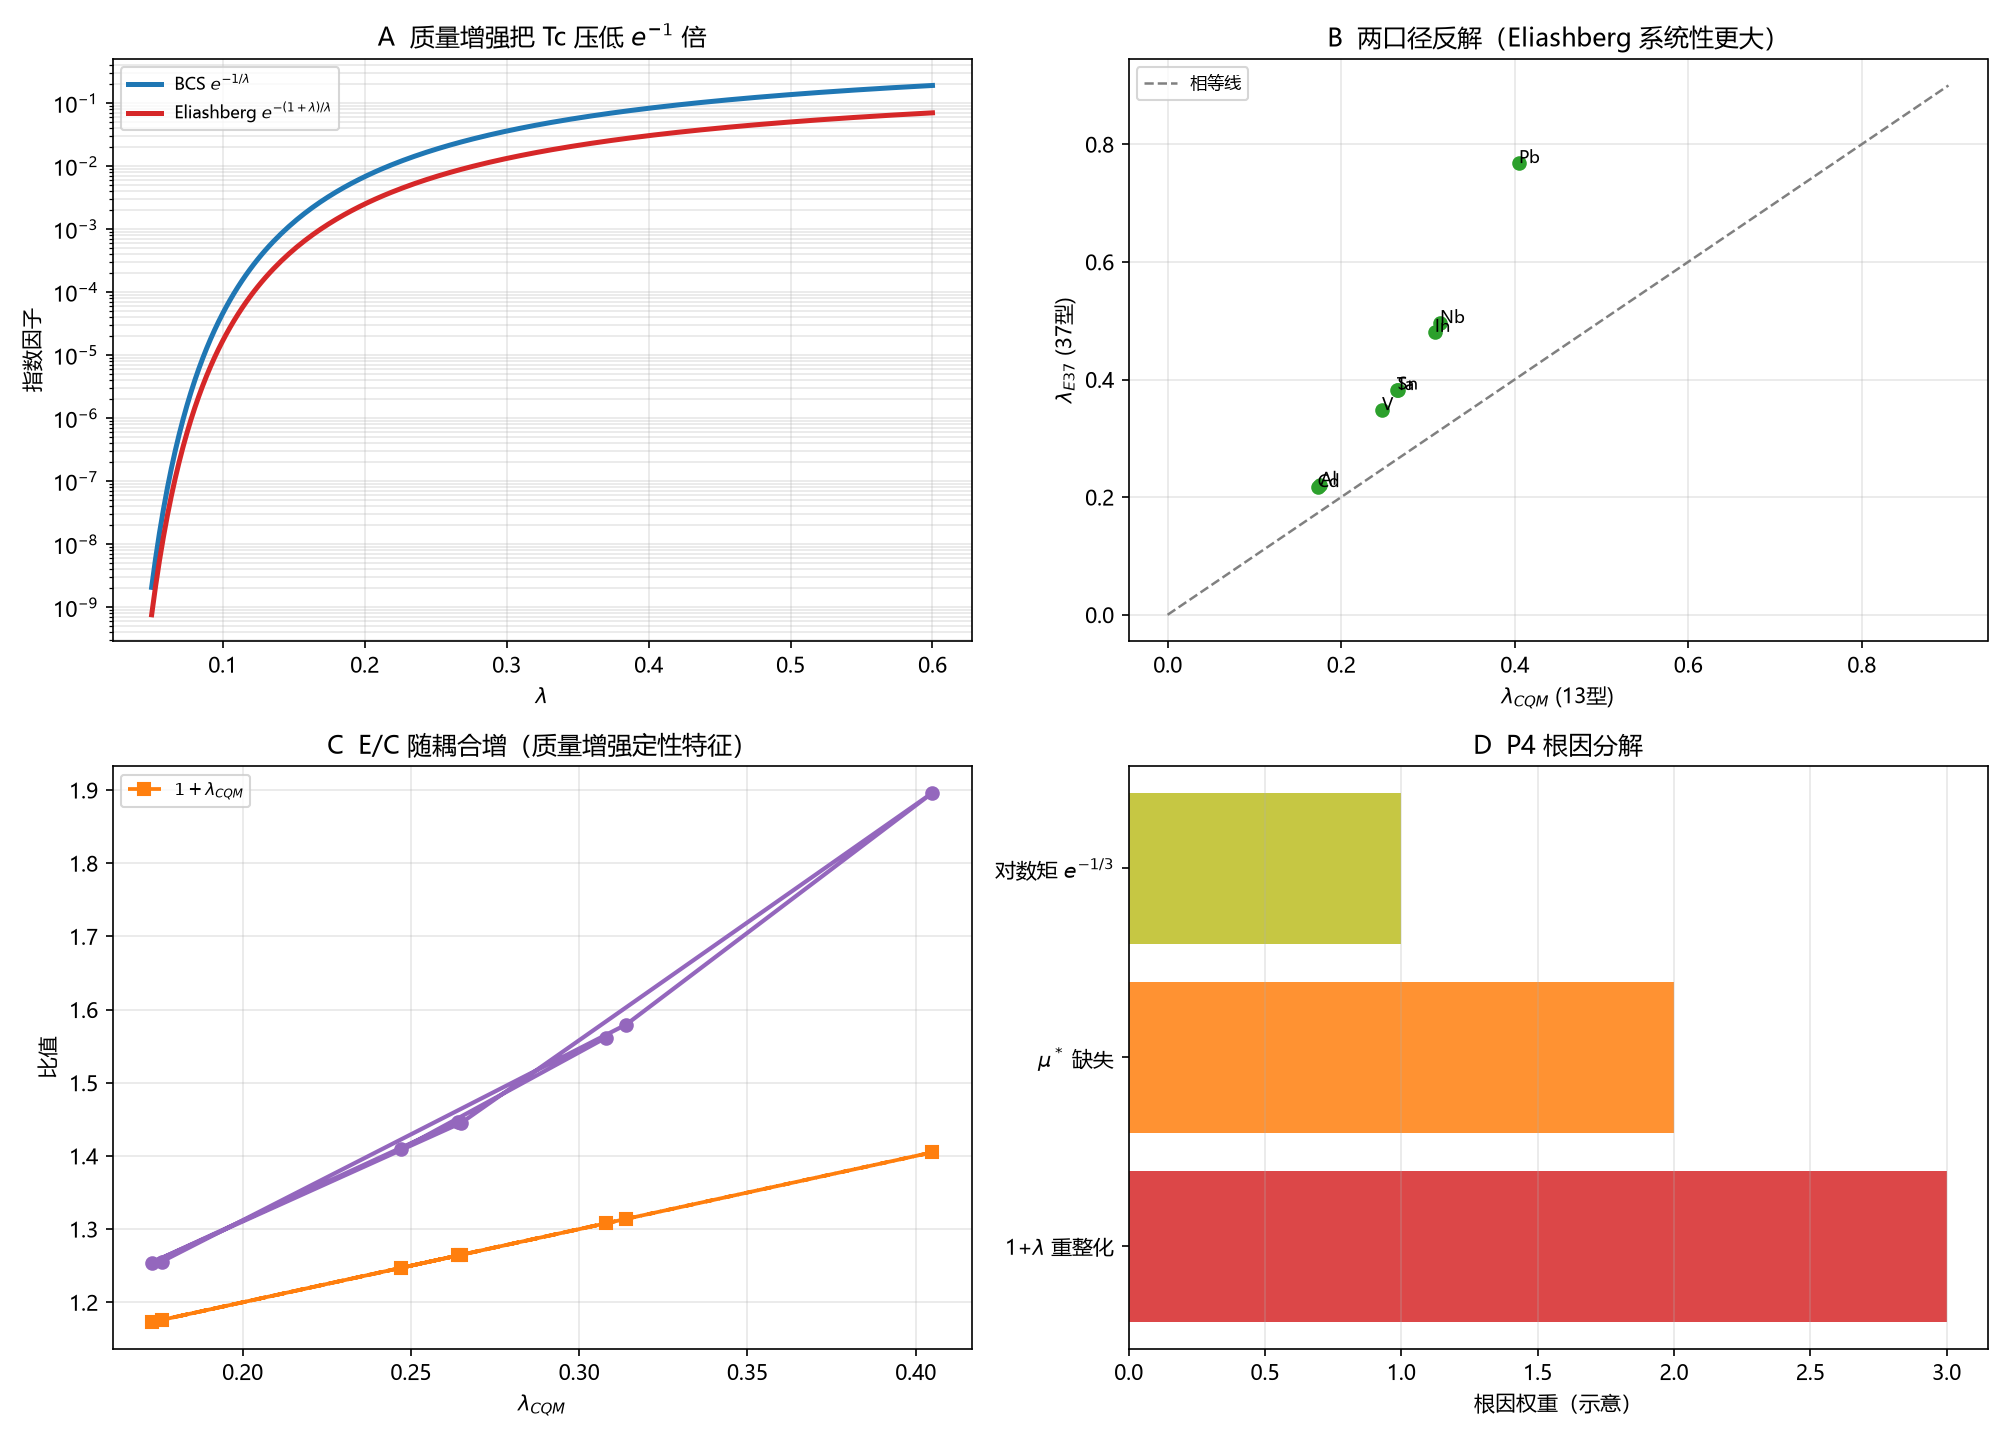

Generate this figure with Python:
# -*- coding: utf-8 -*-
"""
Eliashberg 质量增强 1+lambda 缺失——P4 根因的数值核对（非拟合）。

四面板：
A BCS 裸指数 e^{-1/lam} vs Eliashberg e^{-(1+lam)/lam}（差 e^{-1} 因子）；
B 8 元素两口径反解 lambda（CQM 13型 vs Eliashberg 37型）；
C E/C 比值 vs 1+lambda_C（质量增强定性特征）；
D P4 根因分解示意。
"""

import csv
import math
import os

import numpy as np
import matplotlib
matplotlib.use("Agg")
import matplotlib.pyplot as plt

plt.rcParams["font.sans-serif"] = ["Microsoft YaHei", "SimHei", "DejaVu Sans"]
plt.rcParams["axes.unicode_minus"] = False

HERE = os.path.dirname(os.path.abspath(__file__))
OUT_PNG = os.path.join(HERE, "环目标_Eliashberg重整化.png")
OUT_CSV = os.path.join(HERE, "环目标_Eliashberg重整化.csv")

PREF37 = 1.13 / math.sqrt(math.e)

# Webb 2015 Table III; lam_C from CQM 第53轮反解; lam_E from Eq37 反解（见推导卡表）
DATA = [
    ("Al", 1.18, 428, 0.176, 0.221),
    ("Nb", 9.25, 275, 0.314, 0.496),
    ("Pb", 7.2, 105, 0.405, 0.768),
    ("Sn", 3.7, 200, 0.265, 0.383),
    ("Cd", 0.52, 209, 0.173, 0.217),
    ("Ta", 4.4, 240, 0.264, 0.382),
    ("V", 5.4, 380, 0.247, 0.348),
    ("In", 3.4, 108, 0.308, 0.481),
]


def main():
    rows = []
    lams = np.linspace(0.05, 0.6, 200)
    bcs = np.exp(-1 / lams)
    el = np.exp(-(1 + lams) / lams)
    print(f"A 重整化因子: exp(-(1+lam)/lam) = exp(-1/lam)*e^-1 (e^-1={math.exp(-1):.4f})")
    for l, b, e in zip(lams[::50], bcs[::50], el[::50]):
        rows.append(("exponent", l, b, e, np.nan))

    print("\nB 8 元素两口径反解 lambda")
    print(f"{'el':<4}{'lam_CQM':>9}{'lam_E37':>9}{'E/C':>8}{'1+C':>7}")
    names = [d[0] for d in DATA]
    lc = np.array([d[3] for d in DATA])
    le = np.array([d[4] for d in DATA])
    for name, _, _, c, e in DATA:
        print(f"{name:<4}{c:>9.3f}{e:>9.3f}{e/c:>8.3f}{1+c:>7.3f}")
        rows.append(("inverse", c, e, e / c, name))

    # C E/C vs 1+lambda_C
    print("\nC E/C 单调随 lambda_C 增（质量增强定性特征）")
    ratios = le / lc
    for name, r in zip(names, ratios):
        rows.append(("ratio", 0, r, np.nan, name))

    # D P4 根因
    print("D P4 根因: 缺 1+lam 重整化(主) + 缺 mu*(次) + 对数矩口径(次)")
    for k, note in enumerate(["1+lam 重整化", "mu* 缺失", "对数矩 e^-1/3"]):
        rows.append(("cause", k, 1, np.nan, note))

    with open(OUT_CSV, "w", newline="", encoding="utf-8-sig") as fh:
        wr = csv.writer(fh)
        wr.writerow(["kind", "x", "y", "y_ref", "extra"])
        wr.writerows(rows)

    fig, ax = plt.subplots(2, 2, figsize=(13.4, 9.6))

    ax[0, 0].semilogy(lams, bcs, lw=2.4, color="tab:blue", label="BCS $e^{-1/\\lambda}$")
    ax[0, 0].semilogy(lams, el, lw=2.4, color="tab:red",
                      label="Eliashberg $e^{-(1+\\lambda)/\\lambda}$")
    ax[0, 0].set_xlabel(r"$\lambda$")
    ax[0, 0].set_ylabel("指数因子")
    ax[0, 0].set_title("A  质量增强把 Tc 压低 $e^{-1}$ 倍")
    ax[0, 0].legend(fontsize=8)
    ax[0, 0].grid(alpha=0.3, which="both")

    ax[0, 1].plot(lc, le, "o", color="tab:green", ms=6)
    ax[0, 1].plot([0, 0.9], [0, 0.9], "--", color="0.5", lw=1.2, label="相等线")
    for x, y, t in zip(lc, le, names):
        ax[0, 1].annotate(t, (x, y), fontsize=8)
    ax[0, 1].set_xlabel(r"$\lambda_{CQM}$ (13型)")
    ax[0, 1].set_ylabel(r"$\lambda_{E37}$ (37型)")
    ax[0, 1].set_title("B  两口径反解（Eliashberg 系统性更大）")
    ax[0, 1].legend(fontsize=8)
    ax[0, 1].grid(alpha=0.3)

    ax[1, 0].plot(lc, ratios, "o-", lw=2.0, color="tab:purple")
    ax[1, 0].plot(lc, 1 + lc, "s--", lw=1.8, color="tab:orange", label=r"$1+\lambda_{CQM}$")
    ax[1, 0].set_xlabel(r"$\lambda_{CQM}$")
    ax[1, 0].set_ylabel("比值")
    ax[1, 0].set_title("C  E/C 随耦合增（质量增强定性特征）")
    ax[1, 0].legend(fontsize=8)
    ax[1, 0].grid(alpha=0.3)

    causes = ["1+$\\lambda$ 重整化", "$\\mu^*$ 缺失", "对数矩 $e^{-1/3}$"]
    ax[1, 1].barh(causes, [3, 2, 1], color=["tab:red", "tab:orange", "tab:olive"],
                  alpha=0.85)
    ax[1, 1].set_xlabel("根因权重（示意）")
    ax[1, 1].set_title("D  P4 根因分解")
    ax[1, 1].grid(alpha=0.3, axis="x")

    fig.tight_layout()
    fig.savefig(OUT_PNG, dpi=150)
    plt.close(fig)
    print("\nsaved:", OUT_PNG)
    print("saved:", OUT_CSV)


if __name__ == "__main__":
    main()
